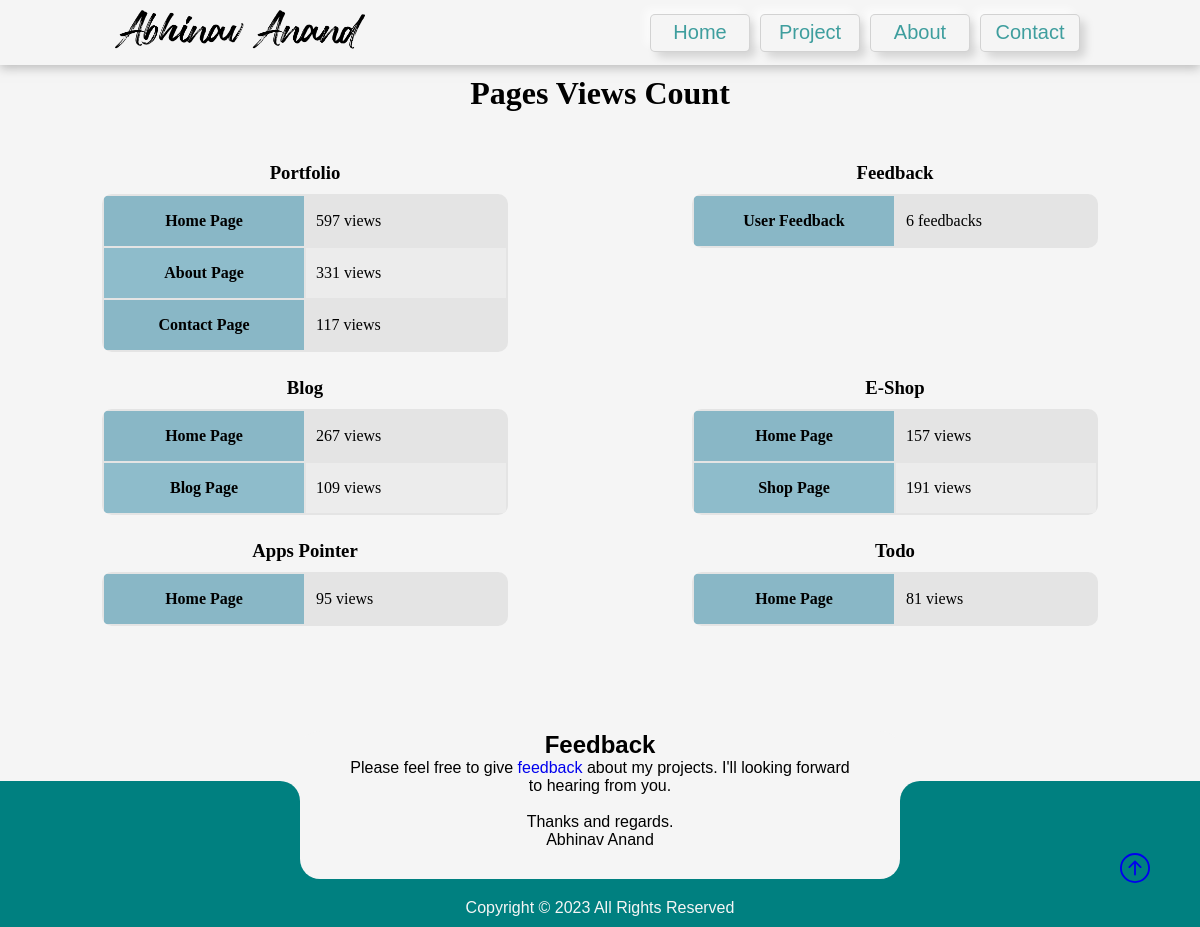
The page /pages-views/ on the database as committed earlier.
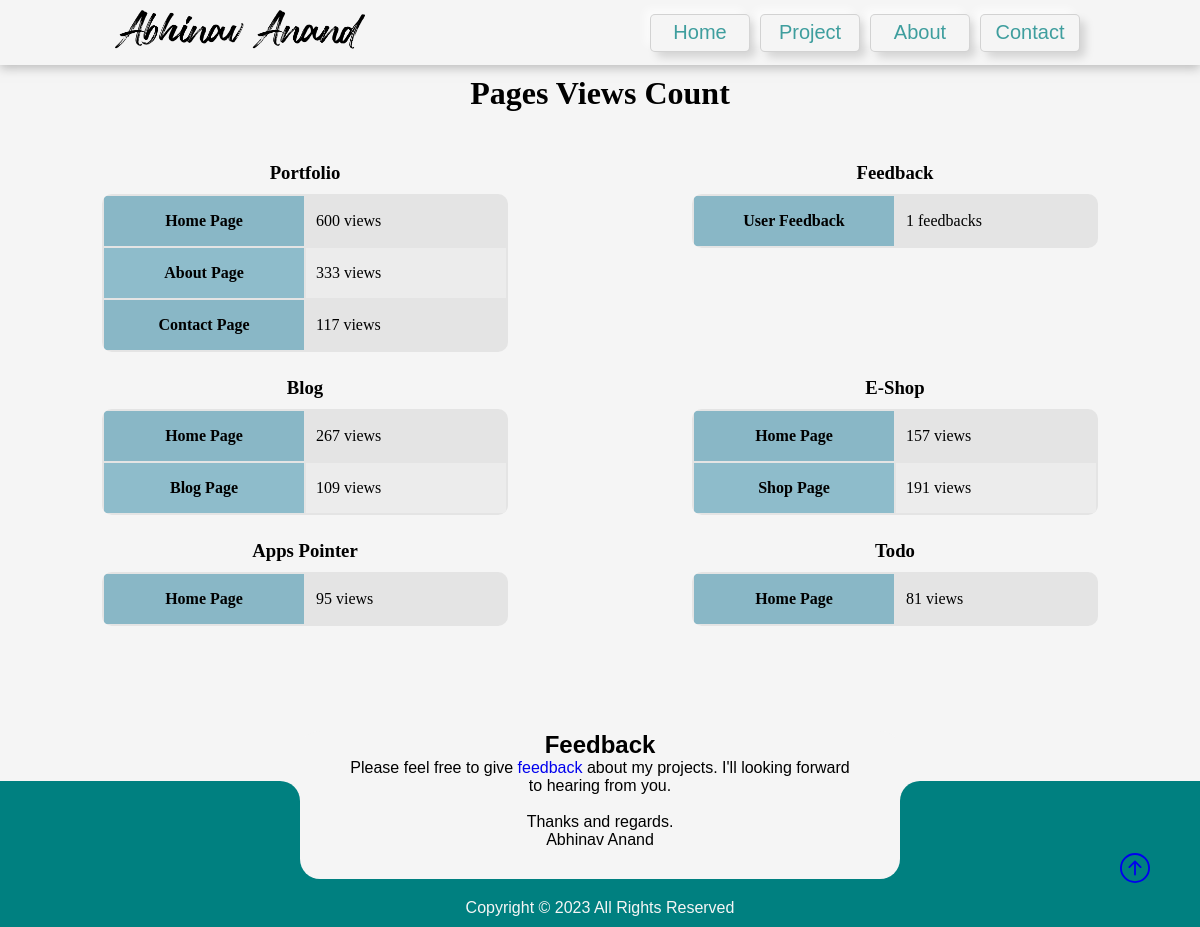
The same page on the database as committed later.
### mainApp/models.py (models this page shows, shortened)
class Portfolio_page_view_count(models.Model):
    portfolio_view_count = models.IntegerField(default=0)
    about_view_count = models.IntegerField(default=0)
    contact_view_count = models.IntegerField(default=0)

### blog/models.py (models this page shows, shortened)
class Blog_page_view_count(models.Model):
    home_view_count = models.IntegerField(default=0)
    blog_view_count = models.IntegerField(default=0)

### ecom/models.py (models this page shows, shortened)
class Shop_page_view_count(models.Model):
    home_view_count = models.IntegerField(default=0)
    shop_view_count = models.IntegerField(default=0)

### app/models.py (models this page shows, shortened)
class App_page_view_count(models.Model):
    app_home_view_count = models.IntegerField(default=0)

### todo/models.py (models this page shows, shortened)
class Todo_page_view_count(models.Model):
    todo_home_view_count = models.IntegerField(default=0)

### mainApp/views.py (the view)
# urls.py: path('pages-views/', views.pageView, name='pagesViews'),
def pageView(request):
    feedback = Feedback.objects.all()
    context = {"Portfolio": Portfolio_page_view_count.objects.get(id=1),
               "Feedback": feedback.count(),
               "Blog": Blog_page_view_count.objects.get(id=1),
               "Shop": Shop_page_view_count.objects.get(id=1),
               "App": App_page_view_count.objects.get(id=1),
               "Todo": Todo_page_view_count.objects.get(id=1),
               }
    return render(request, 'pageviews.html', context)

### mainApp/templates/pageviews.html (shortened to what this page needs)
{% extends 'basemain.html' %} {% block homemain %}
<div class="pageviews">
    <h1>Pages Views Count</h1>
    <div >
        <span>
            <h3>Portfolio</h3>
            <table>
                <tr><th>Home Page</th><td>{{Portfolio.portfolio_view_count}} views</td></tr>
                <tr><th>About Page</th><td>{{Portfolio.about_view_count}} views</td></tr>
                <tr><th>Contact Page</th><td>{{Portfolio.contact_view_count}} views</td></tr>
            </table>
        </span>
        <span>
            <h3>Feedback</h3>
            <table>
                <tr><th>User Feedback</th><td>{{Feedback}} feedbacks</td></tr>
            </table>
        </span>
        <span>
            <h3>Blog</h3>
            <table>
                <tr><th>Home Page</th><td>{{Blog.home_view_count}} views</td></tr>
                <tr><th>Blog Page</th><td>{{Blog.blog_view_count}} views</td></tr>
            </table>
        </span>
        <span>
            <h3>E-Shop</h3>
            <table>
                <tr><th>Home Page</th><td>{{Shop.home_view_count}} views</td></tr>
                <tr><th>Shop Page</th><td>{{Shop.shop_view_count}} views</td></tr>
            </table>
        </span>
        <span>
            <h3>Apps Pointer</h3>
            <table>
                <tr><th>Home Page</th><td>{{App.app_home_view_count}} views</td></tr>
            </table>
        </span>
        <span>
            <h3>Todo</h3>
            <table>
                <tr><th>Home Page</th><td>{{Todo.todo_home_view_count}} views</td></tr>
            </table>
        </span>
    </div>
</div>
{%endblock%}

### mainApp/templates/basemain.html (shortened to what this page needs)
<!DOCTYPE html>{% load static %}
<html lang="en">
<head>
    <link rel="stylesheet" href="{% static 'mainApp/style.css' %}" />
</head>
<body>
    <div id="pageup">
        <a href="#navbar">
        </a>
      </div>
    <nav id="navbar" class="navbar">
        <span><img src="../static/mainApp/logoabhi.png" alt="" loading="lazy"></span>
        <ul id="mainmenuitems">
          <li class="layout btn-nav">
            <a href="/">
              <p>Home</p>
            </a>
          </li>
          <li class="layout btn-nav">
            <a href="/#project" id="menuproject">
              <p>Project</p>
            </a>
          </li>
          <li class="layout btn-nav">
            <a href="{% url 'mainApp:aboutmainApp' %}">
              <p>About</p>
            </a>
          </li>
          <li class="layout btn-nav">
            <a href="{% url 'mainApp:contactmainApp' %}">
              <p>Contact</p>
            </a>
          </li>
        </ul>
    </nav>
    <div>{% block homemain %} {% endblock %}</div>
    <div id="newsletter">
        <span class="curve"></span>
        <div>
            <h2>Feedback</h2>
            <p>
            Please feel free to give <a href="{% url 'mainApp:contactmainApp' %}">feedback</a>  about my projects. I'll looking forward to hearing from you. <br><br> Thanks and regards. <br>Abhinav Anand</p>
        </div>
        <span class="curve2"></span>
    </div>
    <div id="footer">
      <br>
        <p>Copyright &copy; 2023 All Rights Reserved</p>
    </div>
</body>
</html>

### mainApp/static/mainApp/style.css (style rules this page uses)
* { box-sizing: border-box; margin: 0px; padding: 0px; scroll-behavior: smooth; }
:root { --bg-color: whitesmoke; --blue: rgba(0, 97, 215, 0.703); --shadow-color: rgba(128, 128, 128, 0.5); --footer-color: teal; --lightgreen: #d1e3d7; }
html { scroll-behavior: smooth; }
body { background-color: var(--bg-color); }
img { width: 100%; height: auto; }
a { text-decoration: none; }
h1 { text-align: center; }
ul { list-style: none; }
ul li { padding: 10px 0px; }
p { font-size: 18px; }
.navbar { display: flex; justify-content: center; align-items: center; height: 65px; width: 100%; box-shadow: 0px 3px 10px 0px var(--shadow-color); z-index: 5; }
.navbar span img { width: 250px; }
.navbar ul { display: flex; justify-content: end; width: 60%; }
.btn-nav { margin: 10px 5px; width: 100px; }
.btn-nav a { width: 100%; text-align: center; }
#pageup { position: fixed; bottom: 40px; right: 50px; cursor: pointer; z-index: 5; animation: pageupHover 1s ease-out infinite; }
#pageup svg { width: 30px; height: 30px; }
:is(#about, .contactpage ,#newsletter, #footer) { font-family: sans-serif; }
.layout { background-color: var(--bg-color); border-radius: 5px; border: 0.2px solid rgba(128, 128, 128, 0.3); cursor: pointer; box-shadow: 6px 6px 10px -1px rgba(0, 0, 0, 0.15), -6px -6px 10px -1px rgba(255, 255, 255, 0.7); transform: translateY(0px); transition: transform 0.5s, box-shadow 0.2s; display: flex; align-items: center; justify-content: center; height: 38px; }
.layout p { margin: 5px 10px; font-size: 20px; transition: all 0.5s; color: rgba(0, 128, 128, 0.75); font-family: sans-serif; }
#newsletter { padding-top: 150px; text-align: center; position: relative; }
#newsletter > div { width: 50%; position: absolute; left: 25%; top: 70px; background-color: var(--bg-color); padding: 0px 50px 30px 50px; border-radius: 20px; }
.curve, .curve2 { width: 25%; height: 40px; background-color: var(--footer-color); position: absolute; top: 120px; }
.curve { left: 0px; border-top-right-radius: 20px; }
.curve2 { right: 0px; border-top-left-radius: 20px; }
#footer { text-align: center; background-color: var(--footer-color); color: var(--bg-color); padding: 50px 0px 10px 0px; }
:is(#newsletter, #footer) p { font-size: 16px; }
#footer p { padding-top: 20px; }
.pageviews { padding: 10px; }
.pageviews > div { margin-top: 50px; display: flex; justify-content: space-around; flex-wrap: wrap; }
.pageviews h3 { text-align: center; }
table { background-color: rgba(128, 128, 128, 0.15); margin: 10px; margin-bottom: 25px; border-radius: 10px; overflow: hidden; }
table tr :is(th, td) { padding: 10px; width: 200px; }
th { height: 50px; background-color: #2687a57a; }
tr:nth-child(even) { background-color: #ececec; }

Rows that differ between the two databases and show on the page:
changed Portfolio_page_view_count: portfolio_view_count "597" → "600"; about_view_count "331" → "333"
Other text that changed with them:
{{ Feedback }}: "6" → "1"
